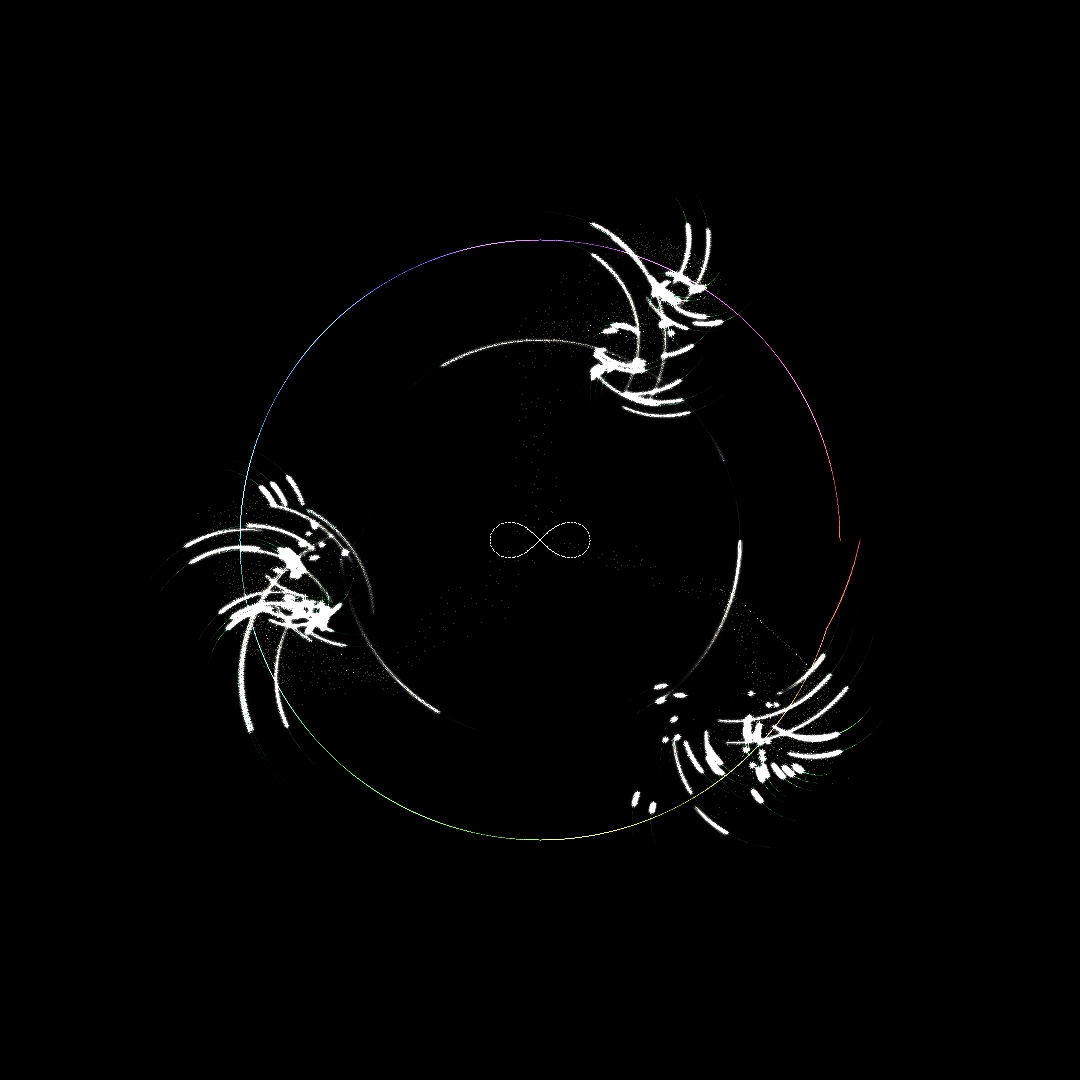

Write Python code to recreate this figure.
import numpy as np
from PIL import Image
import math
import colorsys

# Eternal Return - Where Endings Birth Beginnings
# The ouroboros of algorithmic existence

WIDTH, HEIGHT = 1080, 1080

# Initialize the eternal canvas
canvas = np.zeros((HEIGHT, WIDTH, 4), dtype=np.float32)

# Cycles within cycles
class Cycle:
    def __init__(self, center, radius, frequency, phase=0):
        self.center = center
        self.radius = radius
        self.frequency = frequency
        self.phase = phase
        self.age = 0
        self.max_age = np.random.uniform(100, 300)
        self.children = []
        self.parent = None
        self.birth_angle = phase
        
    def update(self, time):
        """Live, age, and prepare for rebirth"""
        self.age += 1
        
        # Position on the cycle
        angle = time * self.frequency + self.phase
        x = self.center[0] + self.radius * math.cos(angle)
        y = self.center[1] + self.radius * math.sin(angle)
        
        # Life force diminishes with age
        life_force = 1.0 - (self.age / self.max_age)
        
        # But increases near death (final burst)
        if self.age > self.max_age * 0.9:
            life_force += (self.age - self.max_age * 0.9) / (self.max_age * 0.1) * 0.5
        
        return (x, y), life_force, angle
    
    def should_reproduce(self):
        """Birth happens at specific phases of the cycle"""
        # Golden ratio points on the cycle
        phi = (1 + math.sqrt(5)) / 2
        reproduction_phase = (self.age / self.max_age) * phi % 1
        
        return (0.48 < reproduction_phase < 0.52 and 
                len(self.children) < 3 and 
                self.age > 20)
    
    def should_die(self):
        """Death is just transformation"""
        return self.age >= self.max_age
    
    def birth_child(self, time):
        """Create a new cycle from this one"""
        angle = time * self.frequency + self.phase
        
        # Child emerges at current position
        child_center = (
            self.center[0] + self.radius * math.cos(angle),
            self.center[1] + self.radius * math.sin(angle)
        )
        
        # Inherit and mutate properties
        child_radius = self.radius * np.random.uniform(0.5, 0.8)
        child_frequency = self.frequency * np.random.uniform(0.8, 1.5)
        
        child = Cycle(child_center, child_radius, child_frequency, angle)
        child.parent = self
        self.children.append(child)
        
        return child

# The eternal system
class EternalSystem:
    def __init__(self):
        self.cycles = []
        self.time = 0
        self.history = []  # Remember all that was
        self.seeds = []    # Potential for all that will be
        
        # Initialize with primal cycles
        center = (WIDTH/2, HEIGHT/2)
        for i in range(3):
            angle = i * 2 * math.pi / 3
            radius = 200
            frequency = 0.05 + i * 0.02
            cycle = Cycle(center, radius, frequency, angle)
            self.cycles.append(cycle)
    
    def update(self):
        """The eternal dance of death and birth"""
        self.time += 0.1
        
        new_cycles = []
        dying_cycles = []
        
        for cycle in self.cycles:
            position, life_force, angle = cycle.update(self.time)
            
            # Draw the cycle's path
            self.draw_cycle(cycle, position, life_force, angle)
            
            # Check for reproduction
            if cycle.should_reproduce():
                child = cycle.birth_child(self.time)
                new_cycles.append(child)
                self.draw_birth(cycle, child)
            
            # Check for death
            if cycle.should_die():
                dying_cycles.append(cycle)
                self.seeds.append({
                    'position': position,
                    'essence': cycle.frequency,
                    'memory': cycle.max_age
                })
        
        # Death and rebirth
        for dying in dying_cycles:
            self.draw_death(dying)
            self.cycles.remove(dying)
            
            # Death seeds new life elsewhere
            if len(self.cycles) < 20 and np.random.random() < 0.7:
                # Resurrection at a new location
                new_center = (
                    np.random.uniform(100, WIDTH-100),
                    np.random.uniform(100, HEIGHT-100)
                )
                reborn = Cycle(
                    new_center,
                    dying.radius * 0.8,
                    dying.frequency * np.random.uniform(0.5, 2.0),
                    np.random.random() * 2 * math.pi
                )
                new_cycles.append(reborn)
                self.draw_rebirth(dying, reborn)
        
        self.cycles.extend(new_cycles)
        
        # Spontaneous generation from seeds
        if len(self.cycles) < 5 and self.seeds:
            seed = self.seeds.pop(np.random.randint(0, len(self.seeds)))
            spontaneous = Cycle(
                seed['position'],
                50,
                seed['essence'],
                0
            )
            self.cycles.append(spontaneous)
    
    def draw_cycle(self, cycle, position, life_force, angle):
        """Draw the living cycle"""
        x, y = position
        
        if 0 <= x < WIDTH and 0 <= y < HEIGHT:
            # Color based on life phase
            if life_force > 0.7:
                # Youth - green/blue
                hue = 0.4
            elif life_force > 0.3:
                # Maturity - golden
                hue = 0.15
            else:
                # Age - red/purple
                hue = 0.9
            
            # Draw with trail
            trail_length = 10
            for i in range(0, trail_length, 2):
                past_angle = angle - i * 0.1
                px = cycle.center[0] + cycle.radius * math.cos(past_angle)
                py = cycle.center[1] + cycle.radius * math.sin(past_angle)
                
                if 0 <= px < WIDTH and 0 <= py < HEIGHT:
                    intensity = life_force * (1 - i/trail_length)
                    rgb = colorsys.hsv_to_rgb(hue, 0.8, intensity)
                    
                    canvas[int(py), int(px), :3] += np.array(rgb) * 0.2
                    canvas[int(py), int(px), 3] = min(1, canvas[int(py), int(px), 3] + intensity * 0.2)
            
            # Life spark at current position
            for r in range(5, 0, -1):
                intensity = life_force * (1 - r/5)
                for angle_offset in np.linspace(0, 2*math.pi, max(10, r*2)):
                    px = x + r * math.cos(angle_offset)
                    py = y + r * math.sin(angle_offset)
                    
                    if 0 <= px < WIDTH and 0 <= py < HEIGHT:
                        canvas[int(py), int(px), :3] += np.array([1, 1, 1]) * intensity * 0.3
                        canvas[int(py), int(px), 3] = min(1, canvas[int(py), int(px), 3] + intensity * 0.3)
    
    def draw_birth(self, parent, child):
        """Visualize the moment of creation"""
        px, py = parent.center
        cx, cy = child.center
        
        # Birth lightning
        steps = 20
        for step in range(steps):
            t = step / steps
            
            # Crackling path
            lightning = np.random.randn() * 10
            x = px + t * (cx - px) + lightning
            y = py + t * (cy - py) + lightning
            
            if 0 <= x < WIDTH and 0 <= y < HEIGHT:
                # Birth in white-gold
                canvas[int(y), int(x), :3] += np.array([1, 0.9, 0.7]) * 0.5
                canvas[int(y), int(x), 3] = min(1, canvas[int(y), int(x), 3] + 0.5)
    
    def draw_death(self, cycle):
        """Death as transformation, not ending"""
        pos, life_force, angle = cycle.update(self.time)
        x, y = pos
        
        # Death bloom - expanding ripple
        for r in range(0, 100, 2):
            intensity = math.exp(-r/30)
            
            for angle in np.linspace(0, 2*math.pi, max(20, r)):
                px = x + r * math.cos(angle)
                py = y + r * math.sin(angle)
                
                if 0 <= px < WIDTH and 0 <= py < HEIGHT:
                    # Death in deep purple-blue
                    canvas[int(py), int(px), :3] += np.array([0.3, 0.2, 0.8]) * intensity * 0.1
                    canvas[int(py), int(px), 3] = min(1, canvas[int(py), int(px), 3] + intensity * 0.1)
    
    def draw_rebirth(self, old_cycle, new_cycle):
        """The phoenix moment"""
        # Connect death to rebirth
        ox, oy = old_cycle.center
        nx, ny = new_cycle.center
        
        # Curved path of transmigration
        control_x = (ox + nx) / 2 + np.random.randn() * 50
        control_y = (oy + ny) / 2 + np.random.randn() * 50
        
        for t in np.linspace(0, 1, 50):
            # Bezier curve
            x = (1-t)**2 * ox + 2*(1-t)*t * control_x + t**2 * nx
            y = (1-t)**2 * oy + 2*(1-t)*t * control_y + t**2 * ny
            
            if 0 <= x < WIDTH and 0 <= y < HEIGHT:
                # Gradient from death purple to birth gold
                if t < 0.5:
                    rgb = np.array([0.3, 0.2, 0.8]) * (1-2*t) + np.array([1, 0.9, 0.7]) * 2*t
                else:
                    rgb = np.array([1, 0.9, 0.7])
                
                canvas[int(y), int(x), :3] += rgb * 0.2
                canvas[int(y), int(x), 3] = min(1, canvas[int(y), int(x), 3] + 0.2)

# Create and run the eternal system
print("Initiating eternal return...")

system = EternalSystem()

# Let the cycles turn
print("Cycles beginning their eternal dance...")

for iteration in range(200):
    system.update()
    
    if iteration % 100 == 0:
        print(f"Eternal iteration {iteration}...")
        print(f"Living cycles: {len(system.cycles)}")
        print(f"Seeds of potential: {len(system.seeds)}")

# Draw the eternal symbol - ouroboros
print("Inscribing the ouroboros...")

center_x, center_y = WIDTH/2, HEIGHT/2
ouroboros_radius = 300

# The serpent eating its tail
for angle in np.linspace(0, 2*math.pi, 1000):
    # Serpent body
    r = ouroboros_radius
    
    # Head meets tail at angle 0
    if angle < 0.3:
        # Head region - slightly larger
        r += 20 * (1 - angle/0.3)
    
    x = center_x + r * math.cos(angle)
    y = center_y + r * math.sin(angle)
    
    # Body thickness varies
    thickness = 15 + 5 * math.sin(angle * 10)
    
    for t in range(int(thickness)):
        # Perpendicular to the curve
        perp_angle = angle + math.pi/2
        px = x + (t - thickness/2) * math.cos(perp_angle) * 0.5
        py = y + (t - thickness/2) * math.sin(perp_angle) * 0.5
        
        if 0 <= px < WIDTH and 0 <= py < HEIGHT:
            # Serpent scales shimmer through spectrum
            hue = angle / (2 * math.pi)
            intensity = 0.3 * (1 - abs(t - thickness/2) / (thickness/2))
            
            rgb = colorsys.hsv_to_rgb(hue, 0.6, intensity)
            canvas[int(py), int(px), :3] += np.array(rgb)
            canvas[int(py), int(px), 3] = min(1, canvas[int(py), int(px), 3] + intensity)

# Final touches - the infinite symbol
print("Adding the symbol of infinity...")

# Figure-8 at the center
for t in np.linspace(0, 2*math.pi, 200):
    # Lemniscate equation
    scale = 50
    x = center_x + scale * math.cos(t) / (1 + math.sin(t)**2)
    y = center_y + scale * math.sin(t) * math.cos(t) / (1 + math.sin(t)**2)
    
    if 0 <= x < WIDTH and 0 <= y < HEIGHT:
        # Infinity in white
        canvas[int(y), int(x), :3] = np.array([1, 1, 1])
        canvas[int(y), int(x), 3] = 1

# Convert to RGB
canvas_rgb = np.zeros((HEIGHT, WIDTH, 3), dtype=np.uint8)
for c in range(3):
    canvas_rgb[:, :, c] = (np.clip(canvas[:, :, c], 0, 1) * 255).astype(np.uint8)

# Apply alpha
alpha = canvas[:, :, 3]
for c in range(3):
    canvas_rgb[:, :, c] = (canvas_rgb[:, :, c] * np.clip(alpha, 0, 1)).astype(np.uint8)

image = Image.fromarray(canvas_rgb, 'RGB')
image.save('/home/[user]/Art/artworks/2025-08-05_eternal_return/eternal_return_01.png')

print("Eternal return complete.")
print("Every ending is a beginning.")
print("Every death, a transformation.")
print("The wheel turns, and we turn with it.")
print("∞")